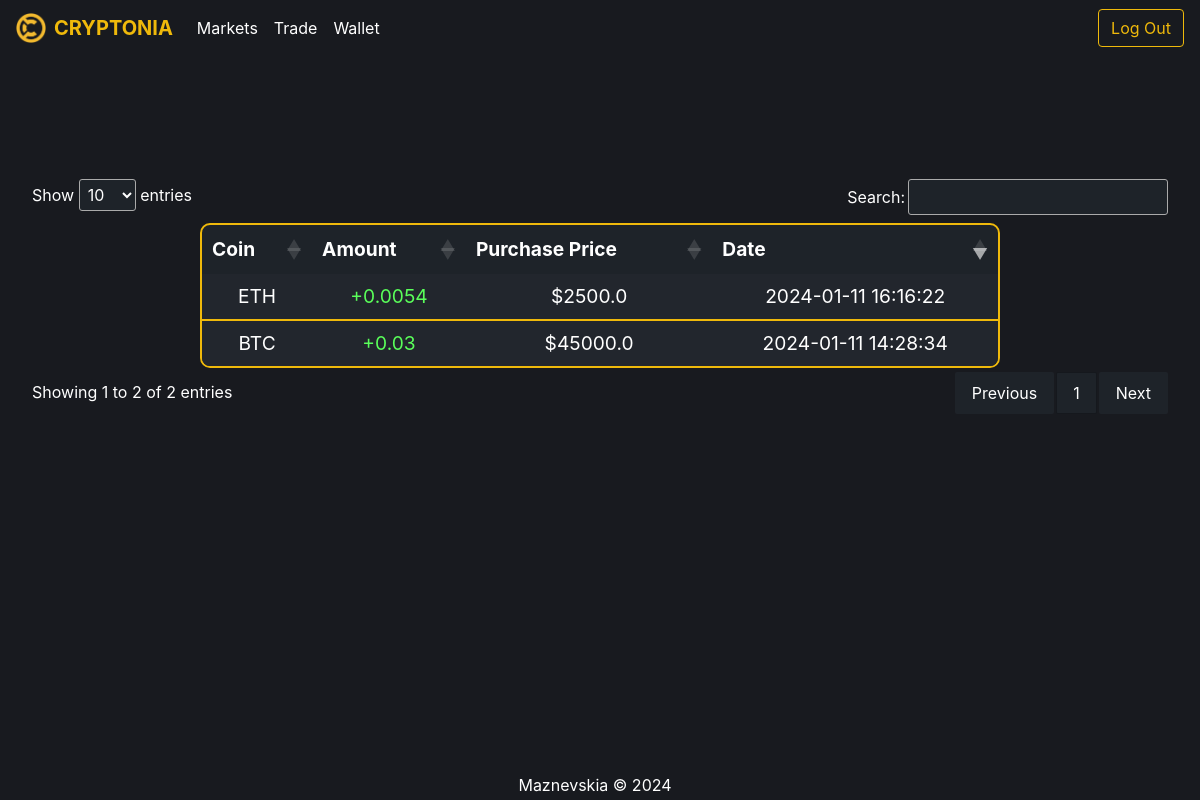
Page /transactions (signed in) on the earlier database version.
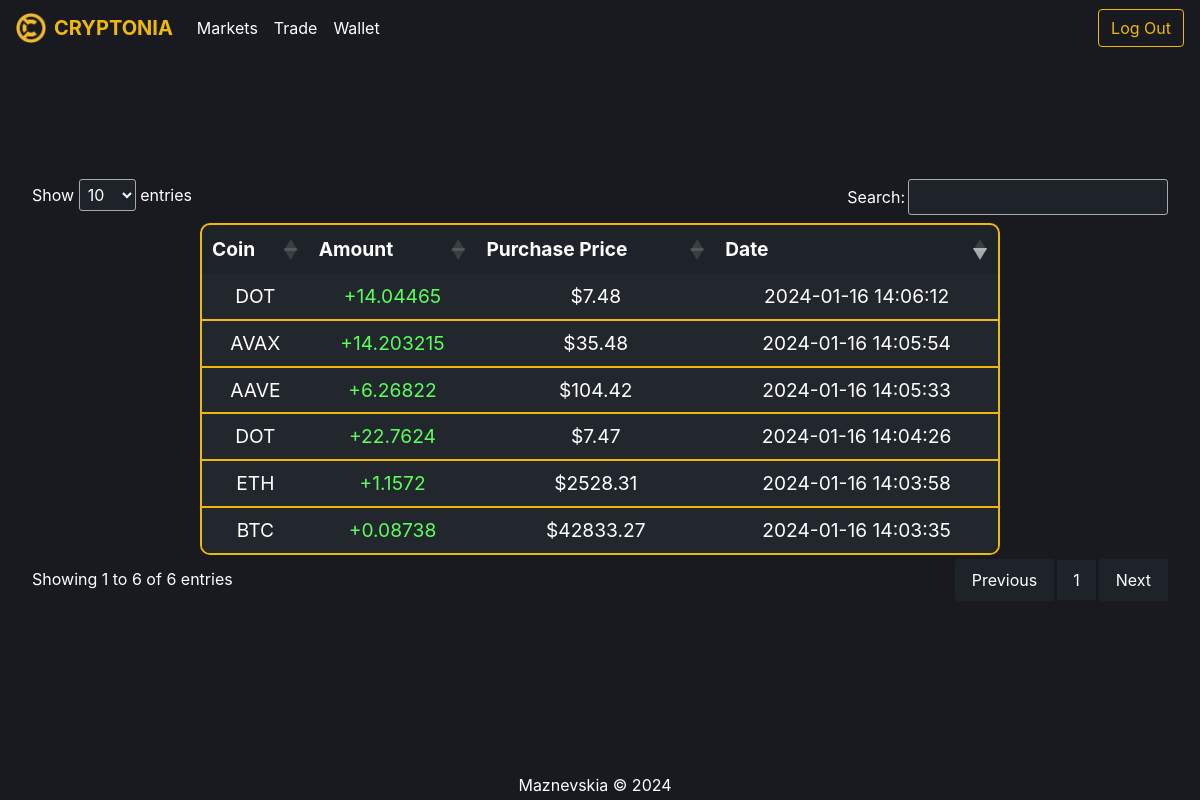
Same page on the later database version.
### tables this page shows
CREATE TABLE transactions (id INTEGER PRIMARY KEY, user_id INTEGER, name TEXT, crypto_symbol TEXT, transaction_type TEXT, amount REAL, purchase_price REAL, transaction_date DATETIME, FOREIGN KEY(user_id) REFERENCES users(id));

### app.py (the view)
@app.route("/transactions")
def transactions():
    if "user_id" not in session:
        return redirect("/login")
    user_id = session["user_id"]
    transactions = db.execute("SELECT * FROM transactions WHERE user_id = ?", user_id)
    return render_template("transactions.html", transactions=transactions)

### app.py (called while the page is built)
@app.after_request
def after_request(response):
    response.headers["Cache-Control"] = "no-cache, no-store, must-revalidate"
    response.headers["Expires"] = 0
    response.headers["Pragma"] = "no-cache"
    return response

### templates/transactions.html (shortened to what this page needs)
{% extends "layout.html" %}
{% block main %}
    <div id="transactionsDiv">
        <table class="transactions-table" id="transactionsTable">
            <thead>
                <tr>
                    <th>Coin</th>
                    <th>Amount</th>
                    <th>Purchase Price</th>
                    <th>Date</th>
                </tr>
            </thead>
            <tbody>
                {% for transaction in transactions %}
                    <tr id="transaction-row">
                        <td>{{ transaction.crypto_symbol }}</td>
                        <td class="{{ 'positive' if transaction.transaction_type == 'buy' else 'negative' }}">
                            {{ '+' if transaction.transaction_type == 'buy' }}{{ transaction.amount }}
                        </td>
                        <td>${{ transaction.purchase_price }}</td>
                        <td>{{ transaction.transaction_date }}</td>
                    </tr>
                {% endfor %}
            </tbody>
        </table>
    </div>
{% endblock %}

### templates/layout.html (shortened to what this page needs)
<!DOCTYPE html>
<html lang="en">
    <head>
        <link rel="stylesheet" href="https://cdn.jsdelivr.net/npm/bootstrap@4.0.0/dist/css/bootstrap.min.css">
        <link rel="stylesheet" href="https://cdnjs.cloudflare.com/ajax/libs/font-awesome/6.1.1/css/all.min.css" />
        <link rel="stylesheet" type="text/css" href="https://cdn.datatables.net/1.10.25/css/jquery.dataTables.css">
        <link href="https://cdn.jsdelivr.net/npm/select2@4.1.0-beta.1/dist/css/select2.min.css" rel="stylesheet" />
        <link href="../static/styles.css" rel="stylesheet">
    </head>
    <body>
        <nav class="navbar navbar-expand-lg navbar-dark">
            <div class="nav-container">
                <img src="../static/cryptoniaLogo.png" width="30" height="30" alt="">
                <a class="navbar-brand" href="/"><strong class="gold-text">CRYPTONIA</strong></a>
            </div>
            <div class="collapse navbar-collapse" id="navbarTogglerDemo02">
                <ul class="navbar-nav mr-auto mt-2 mt-lg-0">
                    <li class="nav-item">
                        <a class="nav-link" href="/markets">Markets</a>
                    </li>
                    <li class="nav-item">
                        <a class="nav-link" href="/trade">Trade</a>
                    </li>
                    <li class="nav-item">
                        <a class="nav-link" href="/wallet">Wallet</a>
                    </li>
                </ul>
                {% block sidebar %}
                <ul class="navbar-nav mt-2 mt-lg-0">
                    {% if session['user_id'] %}
                    <li class="nav-item">
                        <a class="btn btn-dark logout" href="/logout" role="button">Log Out</a>
                    </li>
                    {% endif %}
                </ul>
                {% endblock %}
            </div>
        </nav>
        <main>
            {% block main %}{% endblock %}
        </main>
        <footer>
            <p id="copyright">Maznevskia ©</p>
        </footer>
    </body>
</html>

### static/styles.css (style rules this page uses)
* { color: white; }
ul { padding-left: 0; margin-left: 0; margin-bottom: 0; list-style-type: none; }
.nav-container { display: flex; align-items: center; justify-content: center; text-align: center; }
.nav-container img { margin-right: .5rem; }
.nav-link { color: white !important; }
body, main { background-color: #181a1f; }
body { display: flex; flex-direction: column; min-height: 100vh; }
main { flex: 1 0 auto; display: grid; grid-template-columns: repeat(auto-fill, minmax(40%, 1fr)); grid-gap: 20px; justify-items: center; align-items: center; padding: 1rem; }
a { text-decoration: none; }
main > div { padding: 1rem; box-sizing: border-box; }
main > div:only-of-type { grid-column: 1 / -1; justify-self: center; }
.accordion:hover .toggle-icon, .accordion.active .toggle-icon, .active, .accordion:hover, .panel, #transaction-row, #market-row { background-color: #22262d; }
.index-table, .wallet-table, .transactions-table { border-collapse: separate; border-spacing: 0; border: 2px solid #efb90b !important; background-color: #1e2329; border-radius: 10px; overflow: hidden; width: 100%; max-width: 600px; }
.index-table th, .index-table td, .wallet-table th, .wallet-table td, .transactions-table th, .transactions-table td { font-size: 1.2rem; border-bottom: 2px solid #efb90b; padding: 10px; text-align: center; }
#no-border { border-bottom: none; }
.index-table tr:last-child td, .wallet-table tr:last-child td, .transactions-table tr:last-child td { border-bottom: none; }
#walletDiv, #transactionsDiv, #marketsDiv { width: 100%; overflow: auto; min-height: 500px; }
.wallet-table, .transactions-table, .markets-table { margin: auto; max-width: 800px; }
.wallet-table th, .wallet-table td, .transactions-table th, .transactions-table td, .markets-table th, .markets-table td { padding: .5rem; }
#transaction-row, #market-row { color: white; }
.positive { color: rgb(90, 255, 90); }
.gold-text { color: #efb90b; }
.logout, .register, .logout:hover, .register:hover { color: #efb90b; background-color: #181a1f; }
.logout, .register { border: #efb90b solid 1px; }
footer { background-color: #181a1f; position: relative; bottom: 0; left: 0; display: flex; align-items: center; justify-content: center; gap: 10px; width: 100%; padding: .3rem; text-align: center; line-height: normal; overflow: hidden; flex-shrink: 0; }
footer p { margin: 0; }
@media (min-width: 600px) { body { justify-content: flex-end; } }

Differences in the rows shown:
changed transactions "BTC": amount "0.03" → "0.08738"; purchase_price "45000.0" → "42833.27"; transaction_date "2024-01-11 14:28:34" → "2024-01-16 14:03:35"
changed transactions "ETH": amount "0.0054" → "1.1572"; purchase_price "2500.0" → "2528.31"; transaction_date "2024-01-11 16:16:22" → "2024-01-16 14:03:58"
added transactions: transaction_type "+"
added transactions: transaction_type "+"
added transactions: transaction_type "+"
added transactions: transaction_type "+"
Other differences:
text written by a page script: "Show entries Search: Showing 1 to 2 of 2 entries Previous 1 Next" → "Show entries Search: Showing 1 to 6 of 6 entries Previous 1 Next"
